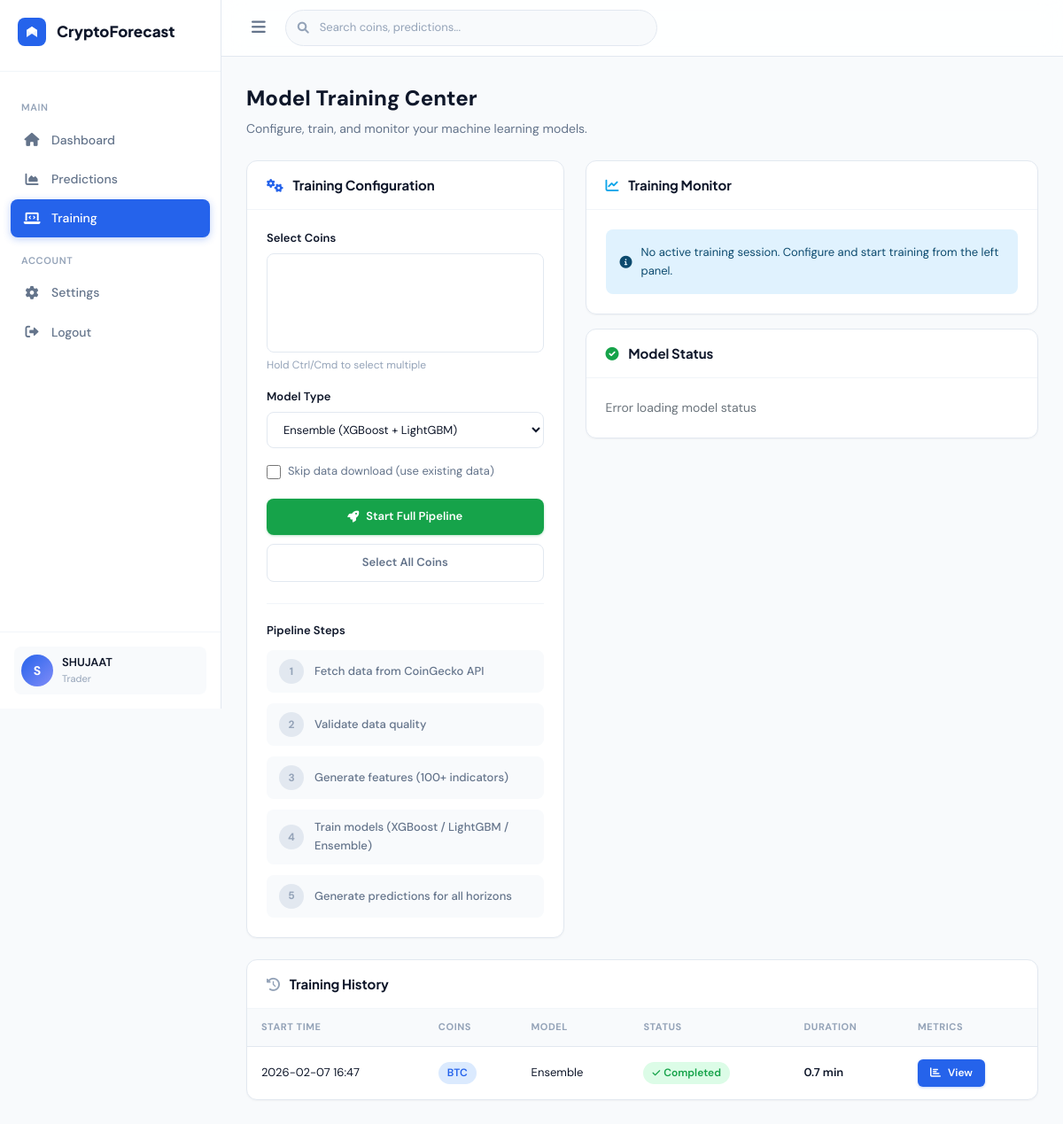
Screenshot of /dashboard/training (signed in) with the database file from the repository.
### app/models/user.py (models this page shows, shortened)
class User(db.Model, UserMixin):
    id = db.Column(db.Integer, primary_key=True)
    username = db.Column(db.String(80), unique=True, nullable=False)
    email = db.Column(db.String(120), unique=True, nullable=False)
    password_hash = db.Column(db.String(128))
    is_admin = db.Column(db.Boolean, default=False)
    created_at = db.Column(db.DateTime, default=datetime.utcnow)
    last_login = db.Column(db.DateTime)
    predictions = db.relationship('Prediction', backref='user', lazy=True)
    training_sessions = db.relationship('TrainingSession', backref='user', lazy=True)

### app/models/prediction.py (models this page shows, shortened)
class TrainingSession(db.Model):
    id = db.Column(db.Integer, primary_key=True)
    user_id = db.Column(db.Integer, db.ForeignKey('user.id'), nullable=False)
    coin_symbol = db.Column(db.String(10), nullable=False)
    model_type = db.Column(db.String(50), nullable=False)
    status = db.Column(db.String(20), default='pending')  # pending, running, completed, failed
    start_time = db.Column(db.DateTime, default=datetime.utcnow)
    end_time = db.Column(db.DateTime)
    metrics = db.Column(db.JSON)  # Store training metrics as JSON
    error_message = db.Column(db.Text)

### app/routes/dashboard.py (the view)
@dashboard_bp.route('/training')
@login_required
def training():
    sessions = TrainingSession.query.filter_by(
        user_id=current_user.id
    ).order_by(TrainingSession.start_time.desc()).all()
    coins = ml_service.get_available_coins()
    coins_with_models = ml_service.get_coins_with_models()
    return render_template(
        'training.html',
        sessions=sessions,
        coins=coins,
        coins_with_models=coins_with_models
    )

### app/models/user.py (called while the page is built)
@login_manager.user_loader
def load_user(user_id):
    return User.query.get(int(user_id))

### app/services/ml_service.py (called while the page is built, shortened)
    def get_available_models(self):
        available = {}
        return available

    def get_available_coins(self):
        return self.config.coin_symbols

    def get_coins_with_models(self):
        available = self.get_available_models()
        return list(available.keys())

### app/templates/training.html (shortened to what this page needs)
{% extends "base.html" %}
{% block nav_training %}active{% endblock %}
{% block content %}
<div class="page-title">Model Training Center</div>
<div class="page-subtitle">Configure, train, and monitor your machine learning models.</div>
<div class="row g-4 mb-4">
    <div class="col-lg-5">
        <div class="cf-card animate-in" style="height:100%;">
            <div class="cf-card-header">
                <h3><i class="fas fa-cogs" style="margin-right:8px; color:var(--accent);"></i> Training Configuration</h3>
            </div>
            <div class="cf-card-body">
                <form id="training-config-form">
                    <div style="margin-bottom:16px;">
                        <label class="cf-label">Select Coins</label>
                        <select class="cf-select" id="config-coins" multiple size="5">
                        </select>
                        <small style="color:var(--text-muted);font-size:12px;">Hold Ctrl/Cmd to select multiple</small>
                    </div>
                    <div style="margin-bottom:16px;">
                        <label class="cf-label">Model Type</label>
                        <select class="cf-select" id="config-model">
                            <option value="ensemble" selected>Ensemble (XGBoost + LightGBM)</option>
                        </select>
                    </div>
                    <label class="cf-checkbox" style="margin-bottom:20px;">
                        <input type="checkbox" id="config-skip-ingestion">
                        Skip data download (use existing data)
                    </label>
                    <div style="display:flex;flex-direction:column;gap:10px;">
                        <button type="submit" class="cf-btn success full" id="start-training-btn">
                            <i class="fas fa-rocket"></i> Start Full Pipeline
                        </button>
                        <button type="button" class="cf-btn outline full" id="select-all-coins">
                            Select All Coins
                        </button>
                    </div>
                </form>
                <div style="margin-top:24px; padding-top:20px; border-top:1px solid var(--border-light);">
                    <div class="cf-label" style="margin-bottom:12px;">Pipeline Steps</div>
                    <div class="pipeline-steps">
                        <div class="pipeline-step">
                            <div class="step-num">1</div>
                            <div class="step-text">Fetch data from CoinGecko API</div>
                        </div>
                        <div class="pipeline-step">
                            <div class="step-num">2</div>
                            <div class="step-text">Validate data quality</div>
                        </div>
                        <div class="pipeline-step">
                            <div class="step-num">3</div>
                            <div class="step-text">Generate features (100+ indicators)</div>
                        </div>
                        <div class="pipeline-step">
                            <div class="step-num">4</div>
                            <div class="step-text">Train models (XGBoost / LightGBM / Ensemble)</div>
                        </div>
                        <div class="pipeline-step">
                            <div class="step-num">5</div>
                            <div class="step-text">Generate predictions for all horizons</div>
                        </div>
                    </div>
                </div>
            </div>
        </div>
    </div>
    <div class="col-lg-7">
        <div class="cf-card animate-in" style="margin-bottom:16px;">
            <div class="cf-card-header">
                <h3><i class="fas fa-chart-line" style="margin-right:8px; color:var(--info);"></i> Training Monitor</h3>
            </div>
            <div class="cf-card-body">
                <div id="training-monitor">
                    <div style="display:flex;align-items:center;gap:10px;padding:16px;background:var(--info-light);border-radius:var(--radius-sm);color:#0C4A6E;">
                        <i class="fas fa-info-circle"></i>
                        <span style="font-size:13px;">No active training session. Configure and start training from the left panel.</span>
                    </div>
                </div>
            </div>
        </div>
        <div class="cf-card animate-in">
            <div class="cf-card-header">
                <h3><i class="fas fa-check-circle" style="margin-right:8px; color:var(--success);"></i> Model Status</h3>
            </div>
            <div class="cf-card-body">
                <div id="model-status-content">
                </div>
            </div>
        </div>
    </div>
</div>
<div class="cf-card animate-in">
    <div class="cf-card-header">
        <h3><i class="fas fa-history" style="margin-right:8px; color:var(--text-muted);"></i> Training History</h3>
    </div>
    <div class="cf-card-body" style="padding:0;">
        <div style="overflow-x:auto;">
            <table class="cf-table">
                <thead>
                    <tr>
                        <th>Start Time</th>
                        <th>Coins</th>
                        <th>Model</th>
                        <th>Status</th>
                        <th>Duration</th>
                        <th>Metrics</th>
                    </tr>
                </thead>
                <tbody id="training-history">
                    {% for session in sessions %}
                    <tr>
                        <td>{{ session.start_time.strftime('%Y-%m-%d %H:%M') }}</td>
                        <td><span class="cf-badge accent">{{ session.coin_symbol }}</span></td>
                        <td style="text-transform:capitalize;">{{ session.model_type }}</td>
                        <td>
                            {% if session.status == 'completed' %}
                                <span class="cf-badge success"><i class="fas fa-check" style="font-size:10px;"></i> Completed</span>
                            {% elif session.status == 'running' %}
                                <span class="cf-badge warning">
                                    <span class="status-dot loading" style="margin-right:2px;"></span> Running
                                </span>
                            {% elif session.status == 'failed' %}
                                <span class="cf-badge danger" title="{{ session.error_message }}">
                                    <i class="fas fa-times" style="font-size:10px;"></i> Failed
                                </span>
                            {% else %}
                                <span class="cf-badge neutral">{{ session.status }}</span>
                            {% endif %}
                        </td>
                        <td>
                            {% if session.end_time and session.start_time %}
                                <span style="font-weight:600;">{{ ((session.end_time - session.start_time).total_seconds() / 60)|round(1) }} min</span>
                            {% elif session.status == 'running' %}
                                <span class="status-dot loading"></span>
                            {% else %}
                                —
                            {% endif %}
                        </td>
                        <td>
                            {% if session.metrics %}
                                <button class="cf-btn primary sm" onclick='showMetrics({{ session.metrics|tojson }})'>
                                    <i class="fas fa-chart-bar"></i> View
                                </button>
                            {% elif session.error_message %}
                                <span style="color:var(--danger);font-size:12px;" title="{{ session.error_message }}">
                                    <i class="fas fa-exclamation-triangle"></i> Error
                                </span>
                            {% else %}
                                —
                            {% endif %}
                        </td>
                    </tr>
                    {% endfor %}
                </tbody>
            </table>
        </div>
    </div>
</div>
{% endblock %}

### app/templates/base.html (shortened to what this page needs)
<!DOCTYPE html>
<html lang="en">
<head>
    <link href="https://cdn.jsdelivr.net/npm/bootstrap@5.1.3/dist/css/bootstrap.min.css" rel="stylesheet">
    <link rel="stylesheet" href="https://cdnjs.cloudflare.com/ajax/libs/font-awesome/6.0.0/css/all.min.css">
         <link rel="stylesheet" href="{{ url_for('static', filename='css/style.css') }}">
</head>
<body>
    <aside class="sidebar" id="sidebar">
        <div class="sidebar-brand">
            <div class="brand-icon">
                <svg width="32" height="32" viewBox="0 0 32 32" fill="none">
                    <rect width="32" height="32" rx="8" fill="var(--accent)"/>
                    <path d="M10 22V14L16 10L22 14V22L16 18L10 22Z" fill="white" opacity="0.9"/>
                    <path d="M16 10L22 14L16 18L10 14L16 10Z" fill="white"/>
                </svg>
            </div>
            <span class="brand-text">CryptoForecast</span>
        </div>
        <nav class="sidebar-nav">
            {% if current_user.is_authenticated %}
            <div class="nav-section-label">Main</div>
            <a href="{{ url_for('dashboard.index') }}" class="sidebar-link {% block nav_dashboard %}{% endblock %}">
                <i class="fas fa-house"></i>
                <span>Dashboard</span>
            </a>
            <a href="{{ url_for('dashboard.predictions') }}" class="sidebar-link {% block nav_predictions %}{% endblock %}">
                <i class="fa-solid fa-chart-area"></i>
                <span>Predictions</span>
            </a>
            <a href="{{ url_for('dashboard.training') }}" class="sidebar-link {% block nav_training %}{% endblock %}">
                <i class="fa-solid fa-laptop-code"></i>
                <span>Training</span>
            </a>
            <div class="nav-section-label">Account</div>
            <a href="#" class="sidebar-link">
                <i class="fas fa-gear"></i>
                <span>Settings</span>
            </a>
            <a href="{{ url_for('auth.logout') }}" class="sidebar-link">
                <i class="fas fa-right-from-bracket"></i>
                <span>Logout</span>
            </a>
            {% endif %}
        </nav>
        {% if current_user.is_authenticated %}
        <div class="sidebar-footer">
            <div class="user-card">
                <div class="user-avatar">{{ current_user.username[0]|upper }}</div>
                <div class="user-info">
                    <div class="user-name">{{ current_user.username }}</div>
                    <div class="user-role">Trader</div>
                </div>
            </div>
        </div>
        {% endif %}
    </aside>
    <div class="main-wrapper">
        <header class="top-header">
            <button class="sidebar-toggle" id="sidebarToggle">
                <i class="fas fa-bars"></i>
            </button>
            <div class="header-search">
                <i class="fas fa-search"></i>
                <input type="text" placeholder="Search coins, predictions..." />
            </div>
        </header>
        <main class="content-area">
            {% block content %}{% endblock %}
        </main>
    </div>
</body>
</html>

### rows the page displays
User: username "S", username "SHUJAAT"
TrainingSession: start_time "2026-02-07 16:47", coin_symbol "BTC", model_type "Ensemble", status "completed" (drawn), end_time+start_time "0.7"
